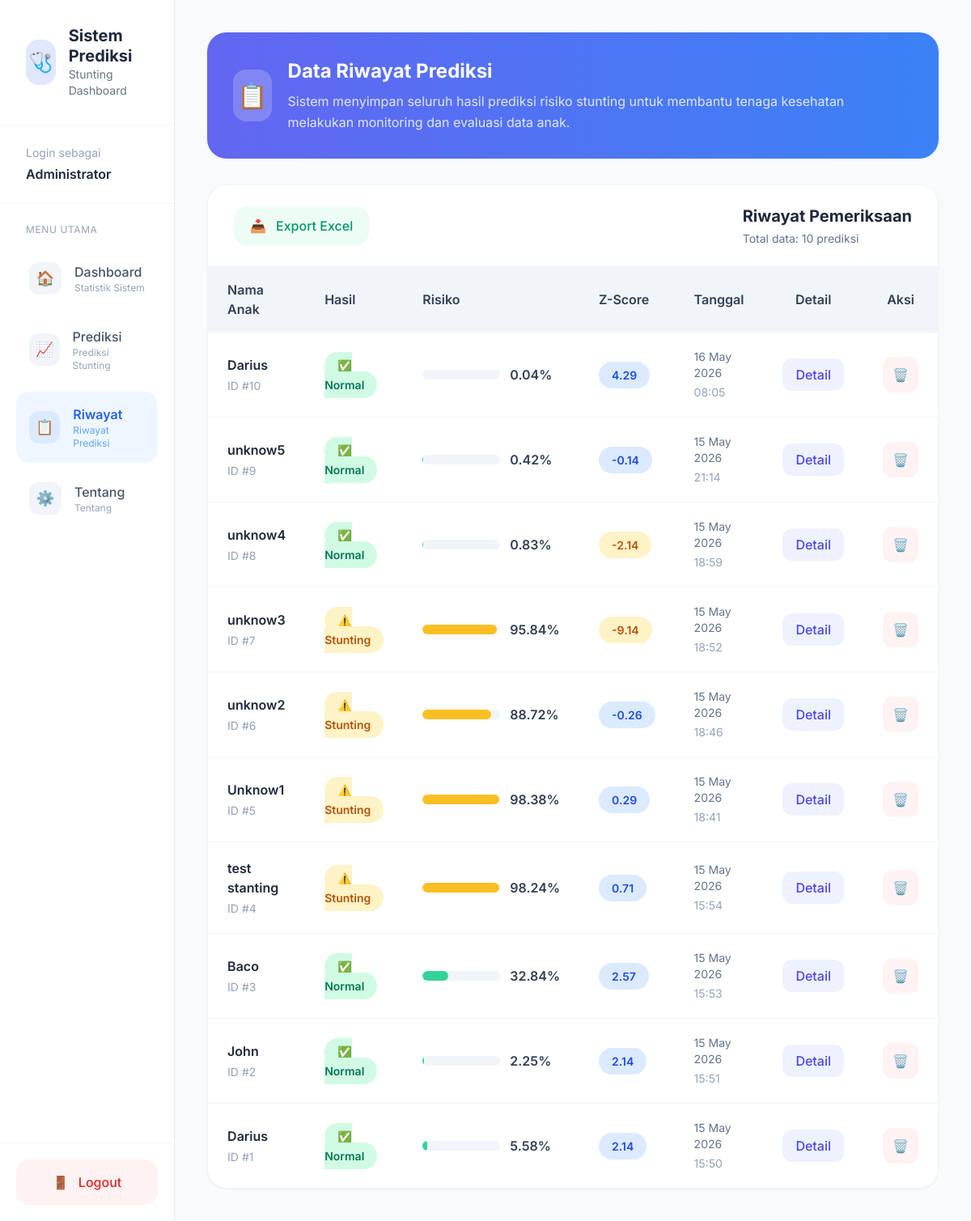
Page /history (signed in) on the earlier database version.
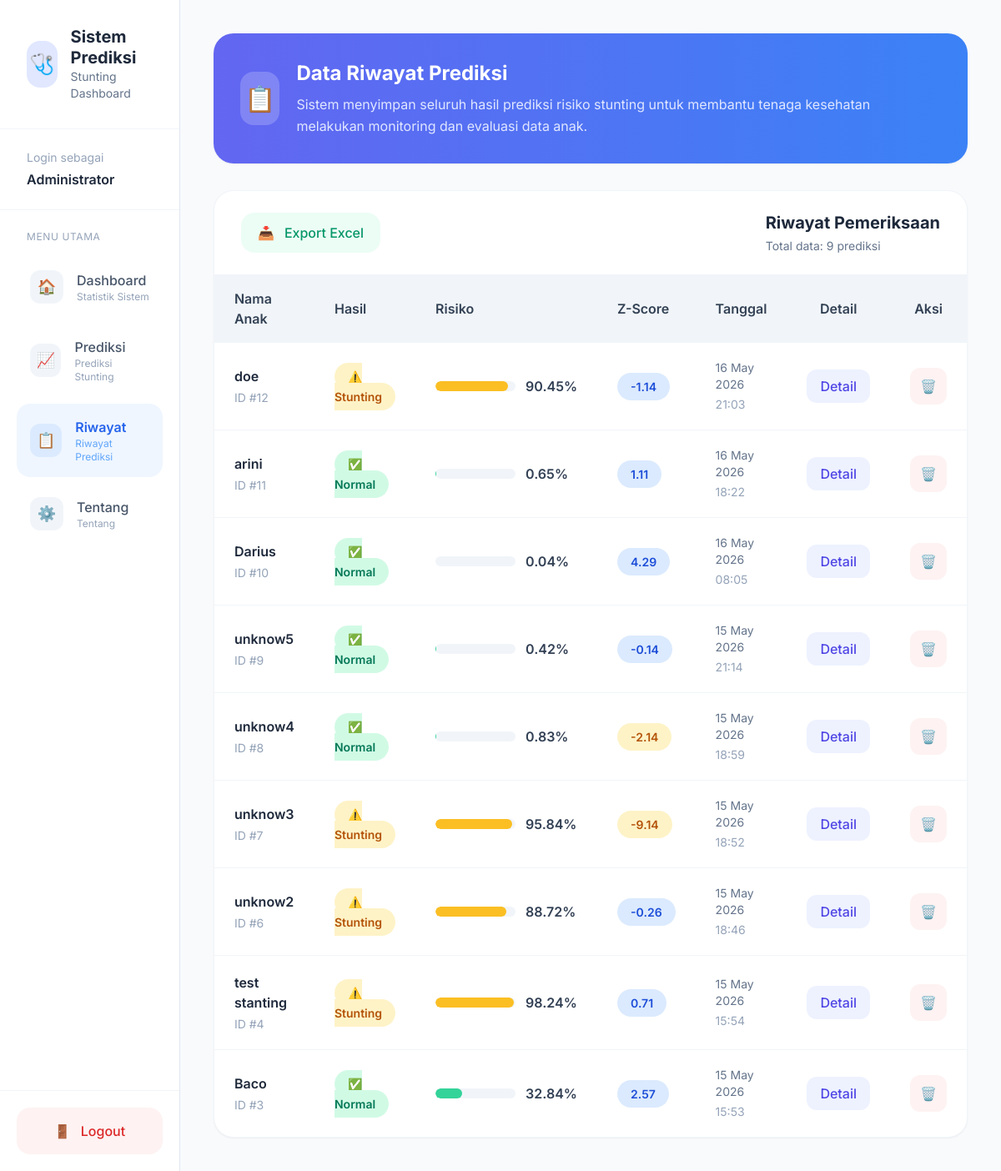
Same page on the later database version.
### app/models/prediction_model.py (models this page shows)
class Prediction(db.Model):
    __tablename__ = 'predictions'
    id = db.Column(db.Integer, primary_key=True)
    user_id = db.Column(db.Integer, db.ForeignKey('users.id'))
    nama_anak = db.Column(db.String(150))
    jenis_kelamin = db.Column(db.Integer)
    bb_lahir = db.Column(db.Float)
    umur = db.Column(db.Float)
    berat_badan = db.Column(db.Float)
    tinggi_badan = db.Column(db.Float)
    lila = db.Column(db.Float)
    tb_ibu = db.Column(db.Float)
    prediction = db.Column(db.String(50))
    probability = db.Column(db.Float)
    created_at = db.Column(
        db.DateTime,
        default=datetime.utcnow
    )
    def z_score(self):
        median_tb = 49 + (self.umur * 1.5)
        sd = 3.5
        score = (self.tinggi_badan - median_tb) / sd
        return round(score, 2)

### app/routers/main_routes.py (the view)
@main_bp.route('/history')
@login_required
def history():
    histories = Prediction.query.filter_by(user_id=session['user_id']).order_by(Prediction.created_at.desc()).all()
    return render_template('history.html', histories=histories, fullname=session.get('fullname'))

### app/utils/auth_helper.py (called while the page is built)
def login_required(f):
    @wraps(f)
    def decorated_function(*args, **kwargs):
        if "user_id" not in session:
            return redirect(url_for("auth.login"))
        return f(*args, **kwargs)
    return decorated_function

### app/templates/history.html (shortened to what this page needs)
{% extends "base.html" %}
{% block content %}
<div class="min-h-screen bg-slate-50 flex">
    <aside class="w-72 bg-white border-r border-slate-200 min-h-screen sticky top-0 hidden lg:flex flex-col">
        <div class="px-8 py-8 border-b border-slate-100">
            <div class="flex items-center gap-4">
                <div class="w-14 h-14 rounded-2xl bg-indigo-100 flex items-center justify-center text-2xl">
                    🩺
                </div>
                <div>
                    <h1 class="text-xl font-bold text-slate-800 leading-tight">
                        Sistem Prediksi
                    </h1>
                    <p class="text-slate-500 text-sm">
                        Stunting Dashboard
                    </p>
                </div>
            </div>
        </div>
        <div class="px-8 py-6 border-b border-slate-100">
            <p class="text-sm text-slate-400">
                Login sebagai
            </p>
            <h3 class="font-semibold text-slate-800 mt-1">
                {{ fullname }}
            </h3>
        </div>
        <nav class="flex-1 px-5 py-6">
            <p class="text-xs uppercase tracking-wider text-slate-400 px-3 mb-4">
                Menu Utama
            </p>
            <div class="space-y-2">
                <a
                    href="/"
                    class="flex items-center gap-4 px-4 py-4 rounded-2xl text-slate-600 hover:bg-indigo-50 hover:text-indigo-600 transition group"
                >
                    <div class="w-10 h-10 rounded-xl bg-slate-100 group-hover:bg-indigo-100 flex items-center justify-center text-lg transition">
                        🏠
                    </div>
                    <div>
                        <p class="font-medium">
                            Dashboard
                        </p>
                        <p class="text-xs text-slate-400">
                            Statistik Sistem
                        </p>
                    </div>
                </a>
                <a
                    href="/prediksi"
                    class="flex items-center gap-4 px-4 py-4 rounded-2xl text-slate-600 hover:bg-indigo-50 hover:text-indigo-600 transition group"
                >
                    <div class="w-10 h-10 rounded-xl bg-slate-100 group-hover:bg-indigo-100 flex items-center justify-center text-lg transition">
                        📈
                    </div>
                    <div>
                        <p class="font-medium">
                            Prediksi
                        </p>
                        <p class="text-xs text-slate-400">
                            Prediksi Stunting
                        </p>
                    </div>
                </a>
                <a
                    href="/history"
                    class="flex items-center gap-4 px-4 py-4 rounded-2xl bg-blue-50 text-blue-600 transition group"
                >
                    <div class="w-10 h-10 rounded-xl bg-blue-100 flex items-center justify-center text-lg">
                        📋
                    </div>
                    <div>
                        <p class="font-semibold">
                            Riwayat
                        </p>
                        <p class="text-xs text-blue-400">
                            Riwayat Prediksi
                        </p>
                    </div>
                </a>
                <a
                    href="/tentang"
                    class="flex items-center gap-4 px-4 py-4 rounded-2xl text-slate-600 hover:bg-blue-50 hover:text-blue-600 transition group"
                >
                    <div class="w-10 h-10 rounded-xl bg-slate-100 group-hover:bg-blue-100 flex items-center justify-center text-lg transition">
                        ⚙️
                    </div>
                    <div>
                        <p class="font-medium">
                            Tentang
                        </p>
                        <p class="text-xs text-slate-400">
                            Tentang
                        </p>
                    </div>
                </a>
            </div>
        </nav>
        <div class="p-5 border-t border-slate-100">
            <a
                href="/logout"
                class="flex items-center justify-center gap-3 w-full px-4 py-4 rounded-2xl bg-red-50 text-red-600 hover:bg-red-100 transition font-medium"
            >
                <span>🚪</span>
                Logout
            </a>
        </div>
    </aside>
    <main class="flex-1">
        <div class="p-6 lg:p-10">
            <div class="mb-8">
                <div class="bg-gradient-to-r from-indigo-500 to-blue-500 rounded-3xl p-8 text-white shadow-sm">
                    <div class="flex items-center gap-5">
                        <div class="w-16 h-16 rounded-2xl bg-white/20 flex items-center justify-center text-3xl">
                            📋
                        </div>
                        <div>
                            <h2 class="text-2xl font-bold">
                                Data Riwayat Prediksi
                            </h2>
                            <p class="text-indigo-100 mt-2 leading-relaxed">
                                Sistem menyimpan seluruh hasil prediksi risiko
                                stunting untuk membantu tenaga kesehatan melakukan
                                monitoring dan evaluasi data anak.
                            </p>
                        </div>
                    </div>
                </div>
            </div>
            <div class="bg-white animate-[fadeIn_.25s_ease] rounded-3xl shadow-sm border border-slate-100 overflow-hidden">
                <div class="px-8 py-6 border-b border-slate-100 flex items-center justify-between">
                    <div class="flex items-center gap-3">
                        <a
                            href="/history/export"
                            class="
                                inline-flex items-center gap-3
                                px-5 py-3
                                rounded-2xl
                                bg-emerald-50
                                hover:bg-emerald-100
                                text-emerald-600
                                transition
                                font-medium
                            "
                        >
                            <span>📥</span>
                            Export Excel
                        </a>
                </div>
                    <div>
                        <h3 class="text-xl font-bold text-slate-800">
                            Riwayat Pemeriksaan
                        </h3>
                        <p class="text-slate-500 text-sm mt-1">
                            Total data: {{ histories|length }} prediksi
                        </p>
                    </div>
                </div>
                <div class="overflow-x-auto">
                    <table class="w-full min-w-[900px]">
                        <thead class="bg-slate-100 text-slate-700">
                            <tr>
                                <th class="text-left px-6 py-4 font-semibold">
                                    Nama Anak
                                </th>
                                <th class="text-left px-6 py-4 font-semibold">
                                    Hasil
                                </th>
                                <th class="text-left px-6 py-4 font-semibold">
                                    Risiko
                                </th>
                                <th class="text-left px-6 py-4 font-semibold">
                                    Z-Score
                                </th>
                                <th class="text-left px-6 py-4 font-semibold">
                                    Tanggal
                                </th>
                                <th class="text-center px-6 py-4 font-semibold">
                                    Detail
                                </th>
                                <th class="text-center px-6 py-4 font-semibold">
                                    Aksi
                                </th>
                            </tr>
                        </thead>
                        <tbody>
                            {% if histories %}
                                {% for item in histories %}
                                <tr class="border-t border-slate-100 hover:bg-slate-50 transition">
                                    <td class="px-6 py-5">
                                        <div>
                                            <p class="font-semibold text-slate-800">
                                                {{ item.nama_anak }}
                                            </p>
                                            <p class="text-sm text-slate-400 mt-1">
                                                ID #{{ item.id }}
                                            </p>
                                        </div>
                                    </td>
                                    <td class="px-6 py-5">
                                        {% if item.prediction == 'Stunting' %}
                                        <span class="px-4 py-2 rounded-full bg-amber-100 text-amber-700 text-sm font-semibold">
                                            ⚠️ Stunting
                                        </span>
                                        {% else %}
                                        <span class="px-4 py-2 rounded-full bg-emerald-100 text-emerald-700 text-sm font-semibold">
                                            ✅ Normal
                                        </span>
                                        {% endif %}
                                    </td>
                                    <td class="px-6 py-5">
                                        <div class="flex items-center gap-3">
                                            <div class="w-24 bg-slate-100 rounded-full h-3 overflow-hidden">
                                                <div
                                                    class="
                                                        h-3 rounded-full
                                                        {% if item.prediction == 'Stunting' %}
                                                            bg-amber-400
                                                        {% else %}
                                                            bg-emerald-400
                                                        {% endif %}
                                                    "
                                                    style="width: {{ item.probability }}%"
                                                ></div>
                                            </div>
                                            <span class="font-semibold text-slate-700">
                                                {{ item.probability }}%
                                            </span>
                                        </div>
                                    </td>
                                    <td class="px-6 py-5">
                                        <span class="
                                            px-4 py-2 rounded-full text-sm font-semibold
                                            {% if item.z_score() < -2 %}
                                                bg-amber-100 text-amber-700
                                            {% else %}
                                                bg-blue-100 text-blue-700
                                            {% endif %}
                                        ">
                                            {{ item.z_score() }}
                                        </span>
                                    </td>
                                    <td class="px-6 py-5 text-slate-500 text-sm">
                                        <div>
                                            {{ item.created_at.strftime('%d %B %Y') }}
                                        </div>
                                        <div class="mt-1 text-slate-400">
                                            {{ item.created_at.strftime('%H:%M') }}
                                        </div>
                                    </td>
                                    <td class="px-6 py-5 text-center">
                                        <button
                                            onclick="openDetail(
                                                '{{ item.nama_anak }}',
                                                '{{ item.jenis_kelamin }}',
                                                '{{ item.bb_lahir }}',
                                                '{{ item.umur }}',
                                                '{{ item.berat_badan }}',
                                                '{{ item.tinggi_badan }}',
                                                '{{ item.lila }}',
                                                '{{ item.tb_ibu }}',
                                                '{{ item.prediction }}',
                                                '{{ item.probability }}',
                                                '{{ item.z_score() }}'
                                            )"
                                            class="px-4 py-2 rounded-xl bg-indigo-50 hover:bg-indigo-100 text-indigo-600 transition font-medium"
                                        >
                                            Detail
                                        </button>
                                    </td>
                                    <td class="px-6 py-5 text-center">
                                        <button
                                            onclick="deleteHistory({{ item.id }})"
                                            class="w-11 h-11 rounded-xl bg-red-50 hover:bg-red-100 text-red-600 transition flex items-center justify-center"
                                        >
                                            🗑️
                                        </button>
                                    </td>
                                </tr>
                                {% endfor %}
                            {% endif %}
                        </tbody>
                    </table>
                </div>
            </div>
        </div>
    </main>
</div>
{% endblock %}

### app/templates/base.html (shortened to what this page needs)
<!DOCTYPE html>
<html lang="id">
<head>
    <script src="https://cdn.tailwindcss.com"></script>
</head>
<body class="bg-slate-50 text-slate-800">
    {% block content %}
    {% endblock %}
</body>
</html>

### app/templates/base.html (style rules this page uses)
body { font-family: 'Inter', sans-serif; }

Differences in the rows shown:
removed Prediction: nama_anak "Unknow1", id "5", prediction "⚠️ Stunting", probability "98.38", z_score "0.29", created_at "15 May 2026", created_at "18:41"
removed Prediction: nama_anak "John", id "2", prediction "✅ Normal", probability "2.25", z_score "2.14", created_at "15 May 2026", created_at "15:51"
removed Prediction: nama_anak "Darius", id "1", prediction "✅ Normal", probability "5.58", z_score "2.14", created_at "15 May 2026", created_at "15:50"
added Prediction: nama_anak "doe", id "12", prediction "⚠️ Stunting", probability "90.45", z_score "-1.14", created_at "16 May 2026", created_at "21:03"
added Prediction: nama_anak "arini", id "11", prediction "✅ Normal", probability "0.65", z_score "1.11", created_at "16 May 2026", created_at "18:22"
Other differences:
{{ histories|length }}: "10" → "9"
